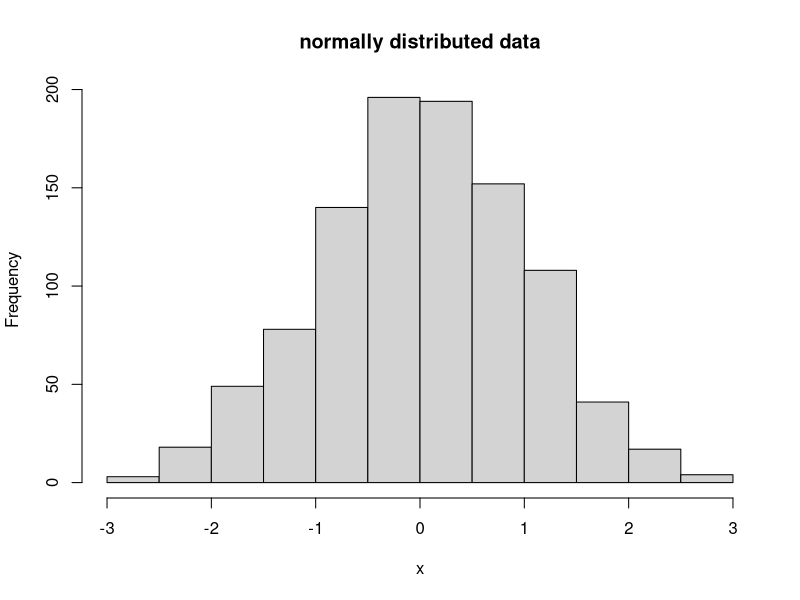
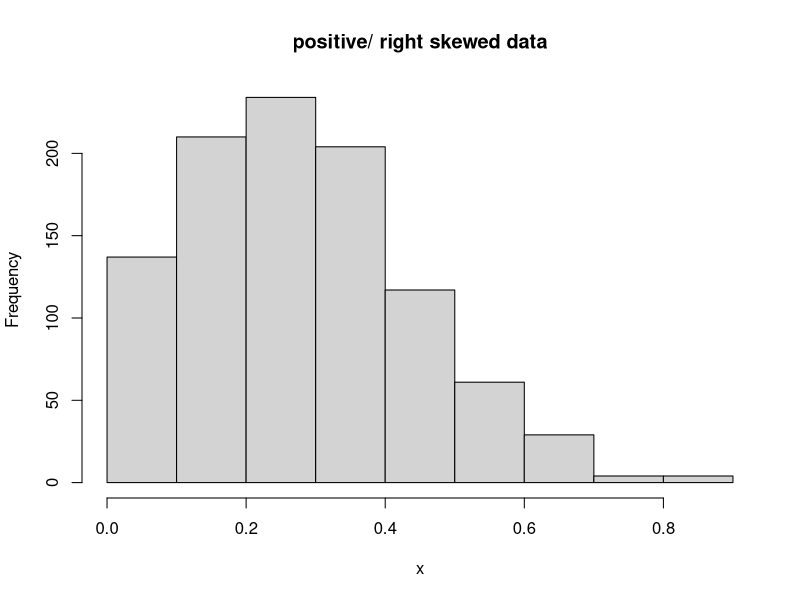
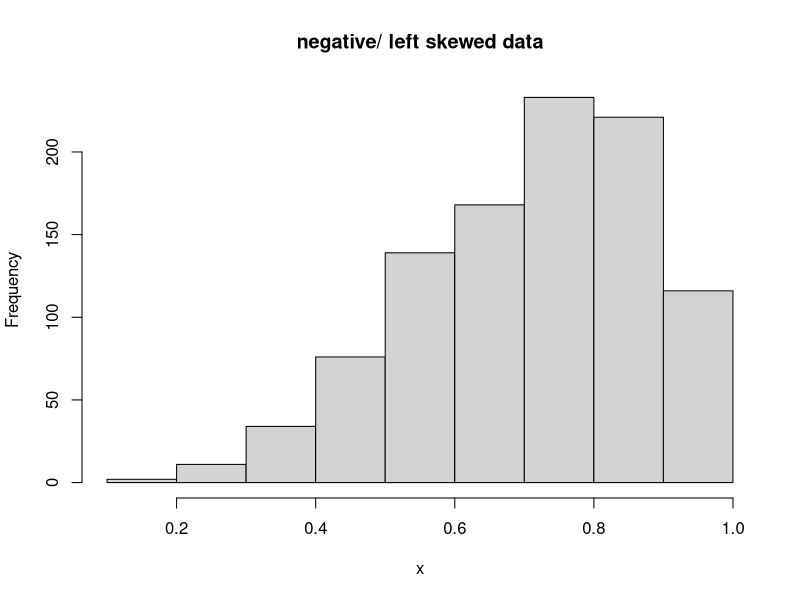
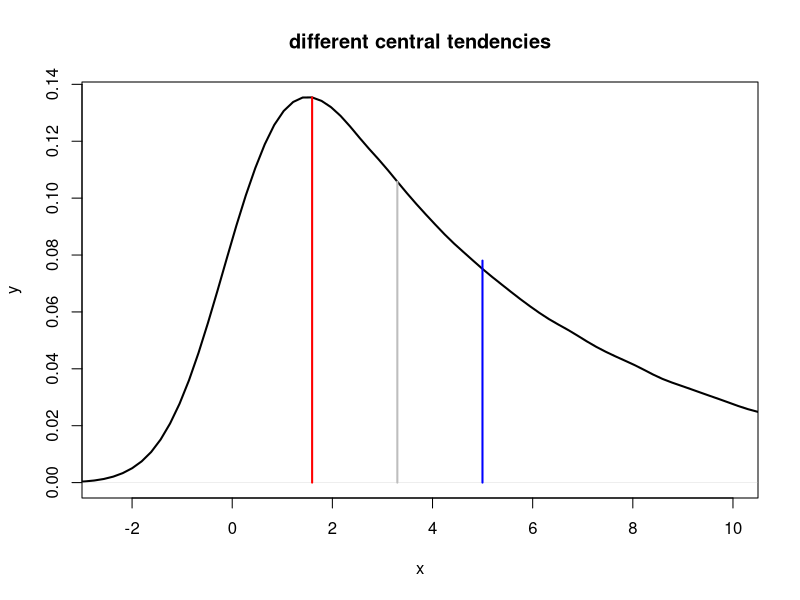
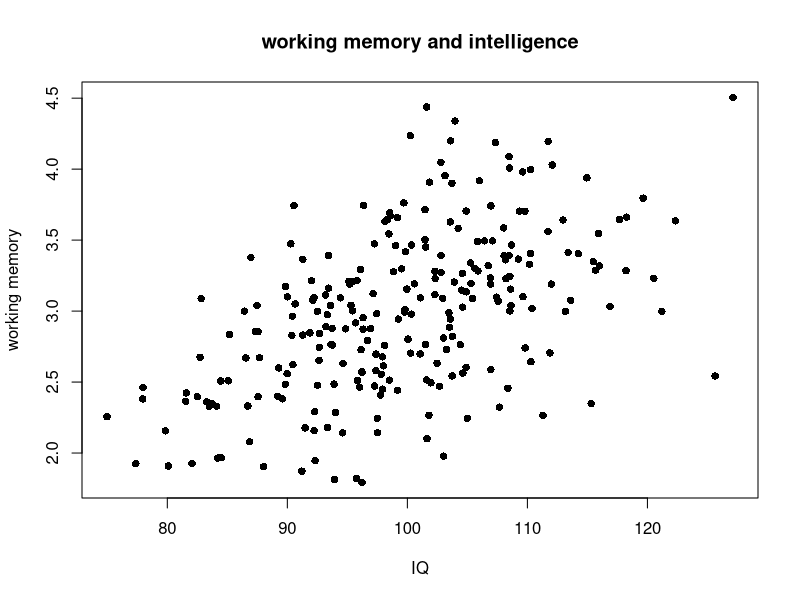
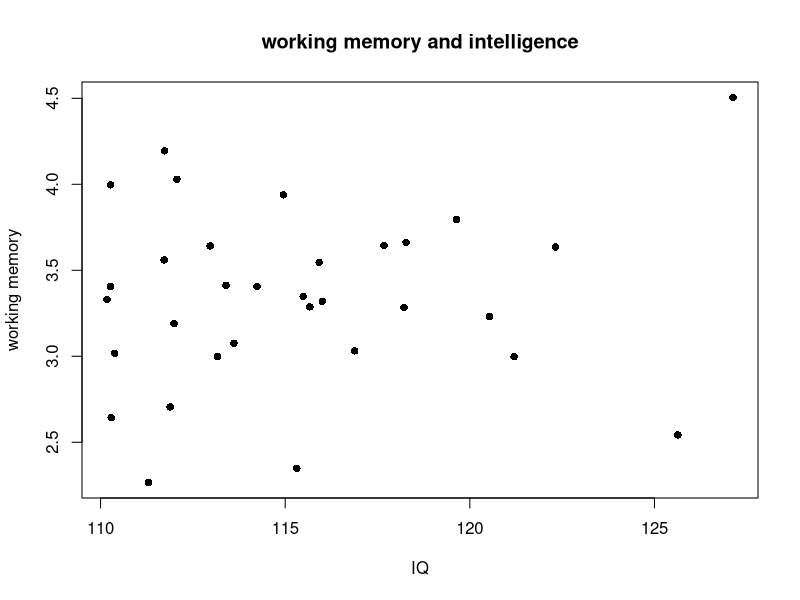
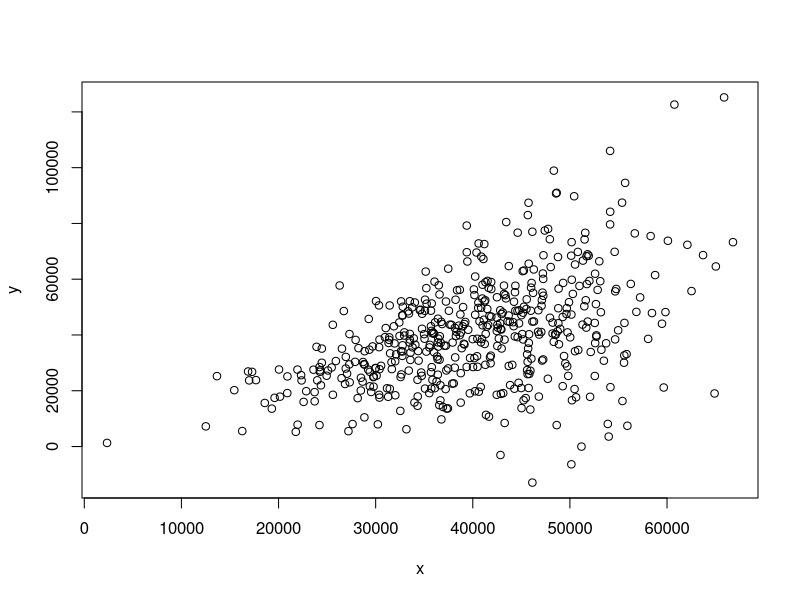
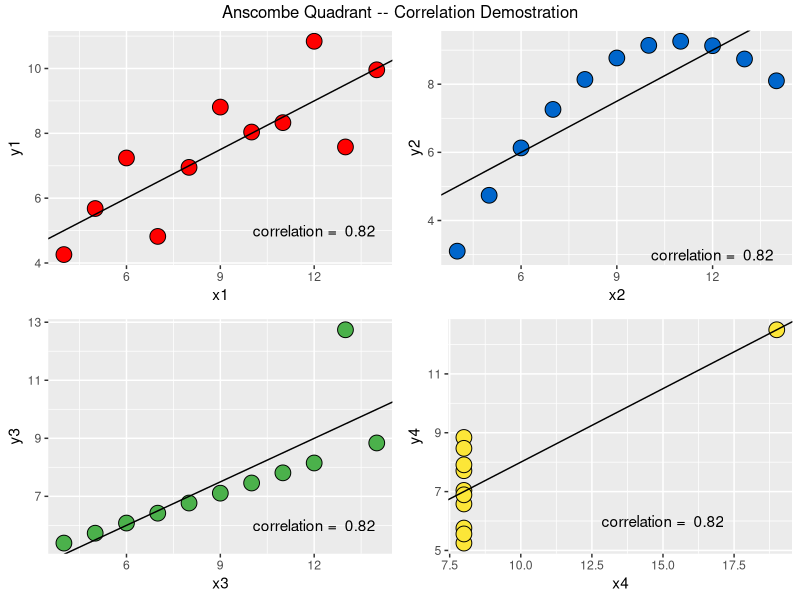

Recreate these plots in R, in order.
## ---- chunk 1
nominalVariables <- c("Alaska", "Florida", "New York", "Washington", "Texas") 
## ---- chunk 2
ordinalVariables <- c("OK", "Not very much", "OK", "Yes, a lot", "Not very much") 
## ---- chunk 3
intervalVariables <- c(30,31,29,30,29,33,34,35) 
## ---- chunk 4
ratioVariables <- c(0:10) 
## ---- chunk 5
x<-rnorm(1000, mean = 0, sd = 1)
hist(x, main = "normally distributed data")
## ---- chunk 6
x<-rbeta(1000,2,5)
hist(x, main="positive/ right skewed data")
## ---- chunk 7
x<-rbeta(1000,5,2)
hist(x, main="negative/ left skewed data")
## ---- chunk 8

x <- seq(-2.5, 10, length=1000000)
hx5 <- rnorm(x,0,1) + rexp(x,1/5) # tau=5 (rate = 1/tau)
#
# Compute the density.
#
dens <- density(hx5)
#
# Compute some measures of location.
#
n <- length(dens$y)                       #$
dx <- mean(diff(dens$x))                  # Typical spacing in x $
y.unit <- sum(dens$y) * dx                # Check: this should integrate to 1 $
dx <- dx / y.unit                         # Make a minor adjustment
x.mean <- sum(dens$y * dens$x) * dx
y.mean <- dens$y[length(dens$x[dens$x < x.mean])] #$
x.mode <- dens$x[i.mode <- which.max(dens$y)]
y.mode <- dens$y[i.mode]                  #$
y.cs <- cumsum(dens$y)                    #$
x.med <- dens$x[i.med <- length(y.cs[2*y.cs <= y.cs[n]])] #$
y.med <- dens$y[i.med]                                    #$
#
# Plot the density and the statistics.
#
plot(dens, xlim=c(-2.5,10), type="l", col="black", 
     xlab="x",ylab = "y", main="different central tendencies", lwd=2)
temp <- mapply(function(x,y,c) lines(c(x,x), c(0,y), lwd=2, col=c), 
               c(x.mean, x.med, x.mode), 
               c(y.mean, y.med, y.mode), 
               c("Blue", "Gray", "Red"))
## ---- chunk 9
pointsPerGame<-c(28,26,10,27,20,38,23,28,25,2)
## ---- chunk 10
sum(pointsPerGame)
length(pointsPerGame) 
## ---- chunk 11
sum(pointsPerGame)/length(pointsPerGame)
## ---- chunk 12
pointsPerGame - mean(pointsPerGame)
## ---- chunk 13
deviationScores<- pointsPerGame - mean(pointsPerGame)
devsum <- sum(deviationScores)
## ---- chunk 14
devsum <- if(all.equal(0L, devsum)) 0L else devsum ;devsum
## ---- chunk 15
devsum/length(pointsPerGame)
## ---- chunk 16
(pointsPerGame - mean(pointsPerGame))^2
devSq <- (pointsPerGame - mean(pointsPerGame))^2
devSumSq <- sum(devSq) ; devSumSq
variance <- devSumSq/length(pointsPerGame) ; variance
## ---- chunk 17
sqrt(variance)
## ---- chunk 18
X = 99.6 # body temp for one person
M = 98.6 # the mean for the group
SD = 0.5 # the standard deviation for the group
Z=(X-M)/SD; Z
## ---- chunk 19
IQ <- rnorm(250, mean = 100, sd = 10)
workingMemory <- IQ*rnorm(250, mean = 3, sd = 0.5)/100
df = data.frame(IQ, workingMemory)
plot(df$workingMemory~df$IQ, xlab="IQ" , ylab="working memory", pch = 16, main = "working memory and intelligence")
cor.test(df$IQ, df$workingMemory)
## ---- chunk 20
dfAttenuated <- df[df$IQ >110, ]
plot(dfAttenuated$workingMemory~dfAttenuated$IQ, xlab="IQ" , ylab="working memory", pch = 16, main = "working memory and intelligence")
cor.test(dfAttenuated$IQ, dfAttenuated$workingMemory)
## ---- chunk 21
cov(df$IQ,df$workingMemory) # covariance score
cor.test(df$IQ,df$workingMemory) # correlation score
## ---- chunk 22
set.seed(123456)
x = rnorm(500,40000,10000)
b0 = 1 # intercept chosen at your choice
b1 = 1 # coef chosen at your choice
h = function(x) 1+.4*x # h performs heteroscedasticity function (here I used a linear one)
eps = rnorm(500,0,h(x))
y = b0 + b1*x + eps
plot(x,y)
#abline(lsfit(x,y))
#abline(b0,b1,col=2)

## ---- chunk 23
require(stats); require(graphics)
summary(anscombe)

##-- now some "magic" to do the 4 regressions in a loop:
#ff <- y ~ x
#mods <- setNames(as.list(1:4), paste0("lm", 1:4))
#for(i in 1:4) {
#  ff[2:3] <- lapply(paste0(c("y","x"), i), as.name)
  ## or   ff[[2]] <- as.name(paste0("y", i))
  ##      ff[[3]] <- as.name(paste0("x", i))
#  mods[[i]] <- lmi <- lm(ff, data = anscombe)
#  print(anova(lmi))
#}

## See how close they are (numerically!)
#sapply(mods, coef)
#lapply(mods, function(fm) coef(summary(fm)))

## Now, do what you should have done in the first place: PLOTS
#op <- par(mfrow = c(2, 2), mar = 0.1+c(4,4,1,1), oma =  c(0, 0, 2, 0))
#for(i in 1:4) {
#  ff[2:3] <- lapply(paste0(c("y","x"), i), as.name)
#  plot(ff, data = anscombe, col = "red", pch = 21, bg = "orange", cex = 1.2,
#       xlim = c(3, 19), ylim = c(3, 13))
#  abline(mods[[i]], col = "blue")
#}
#mtext("Anscombe's 4 Regression data sets", outer = TRUE, cex = 1.5)
#par(op)
## ---- chunk 24
require("ggplot2")
require("gridExtra")

cor1 <- format(cor(anscombe$x1, anscombe$y1), digits=2)
cor2 <- format(cor(anscombe$x2, anscombe$y2), digits=2)
cor3 <- format(cor(anscombe$x3, anscombe$y3), digits=2)
cor4 <- format(cor(anscombe$x4, anscombe$y4), digits=2)
 
line1 <- lm(y1 ~ x1, data=anscombe)
line2 <- lm(y2 ~ x2, data=anscombe)
line3 <- lm(y3 ~ x3, data=anscombe)
line4 <- lm(y4 ~ x4, data=anscombe)
 
circle.size = 5
colors = list('red', '#0066CC', '#4BB14B', '#FCE638')
 
plot1 <- ggplot(anscombe, aes(x=x1, y=y1)) + geom_point(size=circle.size, pch=21, fill=colors[[1]]) +
  geom_abline(intercept=line1$coefficients[1], slope=line1$coefficients[2]) +
  annotate("text", x = 12, y = 5, label = paste("correlation = ", cor1))
 
plot2 <- ggplot(anscombe, aes(x=x2, y=y2)) + geom_point(size=circle.size, pch=21, fill=colors[[2]]) +
  geom_abline(intercept=line2$coefficients[1], slope=line2$coefficients[2]) +
  annotate("text", x = 12, y = 3, label = paste("correlation = ", cor2))
 
plot3 <- ggplot(anscombe, aes(x=x3, y=y3)) + geom_point(size=circle.size, pch=21, fill=colors[[3]]) +
  geom_abline(intercept=line3$coefficients[1], slope=line3$coefficients[2]) +
  annotate("text", x = 12, y = 6, label = paste("correlation = ", cor3))
 
plot4 <- ggplot(anscombe, aes(x=x4, y=y4)) + geom_point(size=circle.size, pch=21, fill=colors[[4]]) +
  geom_abline(intercept=line4$coefficients[1], slope=line4$coefficients[2]) +
  annotate("text", x = 15, y = 6, label = paste("correlation = ", cor4))
 
grid.arrange(plot1, plot2, plot3, plot4, top='Anscombe Quadrant -- Correlation Demostration')
## ---- chunk 25
x<-rnorm(1000, mean = 37, sd = 1)
hist(x, xlab = "temperature in celsius",
     main = "Orally measured body temperature")
## ---- chunk 26
x<-rnorm(1000, mean = 38, sd = 1)
hist(x, xlab = "temperature in celsius",
     main = "IR measured body temperature")
## ---- chunk 27
p.die <- rep(1/6,6)
sum(p.die)
die <- 1:6
s <- table(sample(die, size=1000, prob=p.die, replace=T))
lbls = sprintf("%0.1f%%", s/sum(s)*100)
barX <- barplot(s, ylim=c(0,200))
text(x=barX, y=s+10, label=lbls)

## ---- chunk 28
p.die <- c(0.25,0.15,0.15,0.15,0.15,0.15)
sum(p.die)
die <- 1:6
s <- table(sample(die, size=1000, prob=p.die, replace=T))
lbls = sprintf("%0.1f%%", s/sum(s)*100)
barX <- barplot(s, ylim=c(0,300))
text(x=barX, y=s+10, label=lbls)

## ---- chunk 29
#p.die <- rep(1/6,6)
#sum(p.die)
#die <- 1:6
#par(mfrow=c(2,3))

#for(x in seq(10,110,20)) {
#  s <- table(sample(die, size=x, prob=p.die, replace=T))
  #lbls = sprintf("%0.1f%%", s/sum(s)*100)
#  barX <- barplot(s)#ylim=c(0,200))
#  main=x
 # text(x=barX, y=s+10)#, label=lbls)
#}

par(mfrow=c(2,3))
for(i in 1:6){
x <- runif(10**i)
hist(x,prob=TRUE, col="grey",ylim=c(0,2),main = paste(10**i," Draws"))
curve(dunif(x),add=TRUE,col="red",lwd=2)}


## ---- chunk 30
#par(mfrow=c(2,3))
#for(x in seq(10,1000,175)) {
#  normDist<-rnorm(x,mean=0,sd = 1)
#  hist(normDist,main="")
#}

#Normal Sampling
par(mfrow=c(2,3))
for(i in 1:6){
x <- rnorm(10**i)
hist(x,prob=TRUE,col="grey",ylim=c(0,.6),xlim=c(-4,4),main=paste(10**i," Draws"))
curve(dnorm(x),add=TRUE,col="red",lwd=2)}
## ---- chunk 31
population<-rnorm(1000,mean=0,sd=1)
sd(population)
sampleDraw<-sample(population,10)
sd(sampleDraw)
length(sampleDraw)
sd(sampleDraw)/sqrt(length(sampleDraw))
par(mfrow=c(1,2))
hist(sampleDraw)
hist(population)
## ---- chunk 32
population<-rnorm(1000,mean=0,sd=10)
sd(population)
sampleDraw<-sample(population,10)
sd(sampleDraw)
length(sampleDraw)
sd(sampleDraw)/sqrt(length(sampleDraw))
par(mfrow=c(1,2))
hist(sampleDraw)
hist(population)
## ---- chunk 33
set.seed(20)
IQ <- rnorm(250, mean = 100, sd = 10)
workingMemory <- IQ*rnorm(250, mean = 3, sd = 0.5)/100
df = data.frame(IQ, workingMemory)
plot(df$workingMemory~df$IQ, xlab="IQ" , ylab="working memory", pch = 16, main = "working memory and intelligence")
cor.test(df$IQ, df$workingMemory)
model1 <- lm(df$workingMemory~df$IQ)
abline(model1)
summary(model1)
## ---- chunk 34
0.4819546^2
## ---- chunk 35
set.seed(20)
IQ <- rnorm(250, mean = 100, sd = 10)
workingMemory <- IQ*rnorm(250, mean = 3, sd = 0.5)/100
salary <- IQ*rnorm(250, mean = 1, sd = 0.1)/100
df = data.frame(IQ, workingMemory, salary)
model2 <- lm(df$workingMemory~df$IQ+df$salary)
summary(model2)
